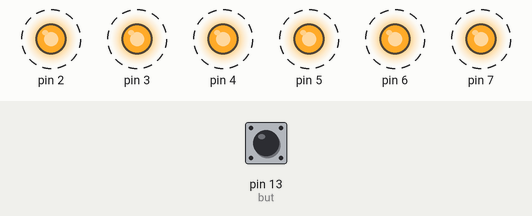
The sketch below on a simulated Arduino Uno, built with avr-gcc and run on an emulated ATmega328P. Parts: output pins drawn as LEDs (lit = HIGH). Dashed ring = blinking. Inputs (shaded band) come from the test bench; at power-on: pin 13 (but) LOW. Pins used as bus, display or sensor lines are not drawn; what the sketch prints to the serial monitor is not drawn.

Above: at 6.8 s.
6.9 s: pin 13 (but) pulled HIGH for 2.6 s
Timing chart, 0 to 17.5 s (numbered marks = the images above; inputs shaded):
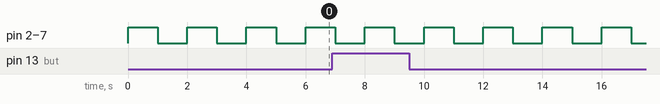

The sketch:

sketch_jun12a.ino
```cpp
int but=13; //#define led 13
int count=0;
int pst=LOW;

void setup() {
  // put your setup code here, to run once:

pinMode(but,INPUT);      //pinMode(13,1)  1--output 0---input
Serial.begin(9600);
DDRD=0xFF;
}

void loop() {
  // put your main code here, to run repeatedly:
  PORTD=0xFF;
  delay(1000);
  PORTD=0x00;
  delay(1000);
int cst = digitalRead(but);
if(cst != pst){
if(cst==LOW){
  count++;
  }
Serial.print("Val : ");
Serial.println(count);

}
pst=cst;
}
```

Measured:
- by itself, pin 2–7: alternates HIGH for 1.0 s and LOW for 1.0 s
